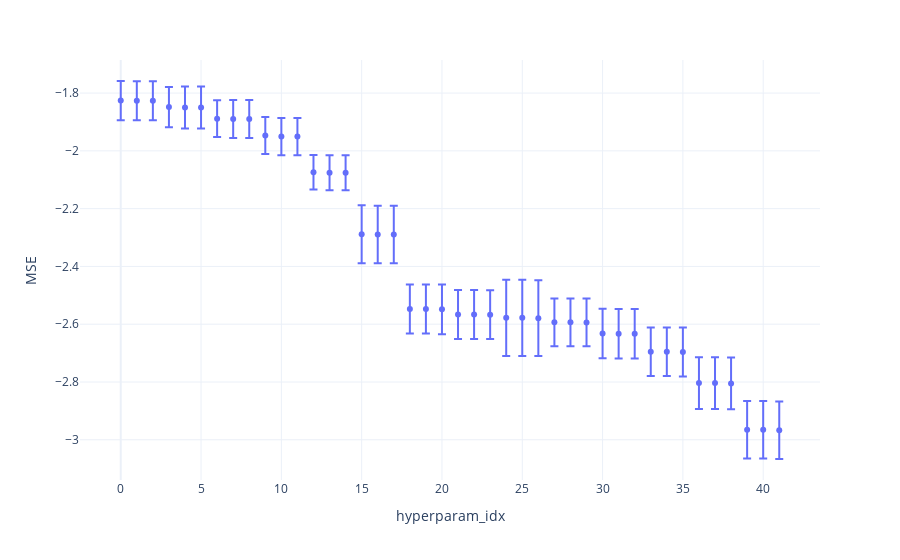

The notebook cell this image was saved under:
### Markdown cell above
# KNN

### Code cell
from sklearn.neighbors import KNeighborsRegressor

param_grid = {
    "knn__n_neighbors" : [3,5,7,9,11,13,15],
    "knn__weights" : ["uniform", "distance"],
    "knn__metric" : ["minkowski","euclidean","manhattan"]
}

search = train_model(
    param_grid = param_grid, 
    estimator = KNeighborsRegressor(),
    estimator_name = "knn",
    train_set=(X_train, y_train)
)

print(f"Best Params : {search.best_params_}")
print(f"Best train score : {search.best_score_}")

# Cv results
results, p = get_cv_result(search)
results = results[["param_knn__n_neighbors","param_knn__weights","param_knn__metric","mean_train_score","std_train_score"]]
#print(results.head())
p.show()

### Figure 1 — Plotly figure (JSON) as saved in the notebook; plotly's stock layout.template omitted (floating-point values rounded to 4 significant figures)
{"data": [{"error_y": {"array": [0.06782, 0.06729, 0.06729, 0.0694, 0.07281, 0.07281, 0.06351, 0.06608, 0.06608, 0.06403, 0.06459, 0.06459, 0.05955, 0.06061, 0.06061, 0.1005, 0.09975, 0.09975, 0.08489, 0.08489, 0.08594, 0.08455, 0.08455, 0.08414, 0.1321, 0.1321, 0.1314, 0.08269, 0.08269, 0.08278, 0.08563, 0.08553, 0.08553, 0.08365, 0.08365, 0.08453, 0.08963, 0.08963, 0.08945, 0.09977, 0.09977, 0.09961]}, "hovertemplate": "x=%{x}<br>y=%{y}<extra></extra>", "legendgroup": "", "marker": {"color": "#636efa", "symbol": "circle"}, "mode": "markers", "name": "", "orientation": "v", "showlegend": false, "type": "scatter", "x": [0, 1, 2, 3, 4, 5, 6, 7, 8, 9, 10, 11, 12, 13, 14, 15, 16, 17, 18, 19, 20, 21, 22, 23, 24, 25, 26, 27, 28, 29, 30, 31, 32, 33, 34, 35, 36, 37, 38, 39, 40, 41], "xaxis": "x", "y": [-1.826, -1.827, -1.827, -1.849, -1.85, -1.85, -1.889, -1.89, -1.89, -1.947, -1.951, -1.951, -2.074, -2.076, -2.076, -2.289, -2.289, -2.289, -2.547, -2.547, -2.549, -2.567, -2.567, -2.567, -2.578, -2.578, -2.579, -2.593, -2.593, -2.594, -2.633, -2.633, -2.633, -2.695, -2.695, -2.696, -2.804, -2.804, -2.805, -2.965, -2.965, -2.967], "yaxis": "y"}], "layout": {"legend": {"tracegroupgap": 0}, "margin": {"t": 60}, "xaxis": {"anchor": "y", "domain": [0, 1], "title": {"text": "hyperparam_idx"}}, "yaxis": {"anchor": "x", "domain": [0, 1], "title": {"text": "MSE"}}}}
